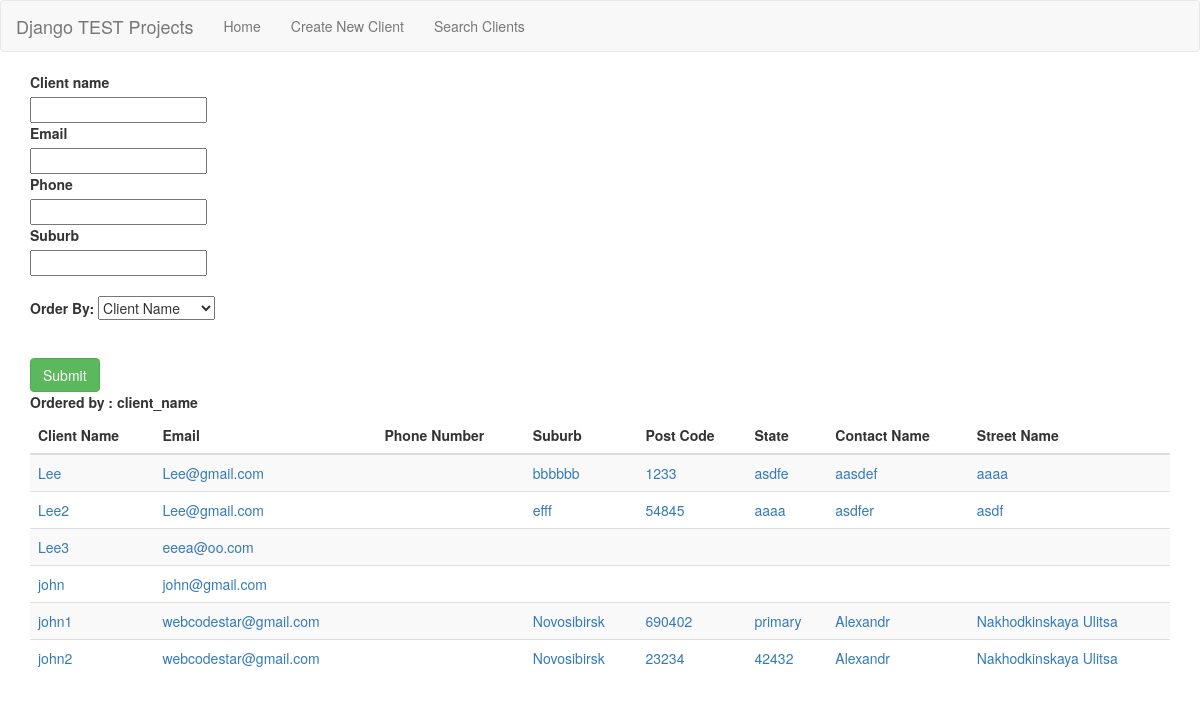
The app's page /search/ with its own data.
### clients/models.py (models this page shows, shortened)
class BaseModel(models.Model):
    class Meta:
        abstract = True
    created_at = models.DateTimeField(auto_now_add=True)
    updated_at = models.DateTimeField(auto_now=True)

class Client(BaseModel):
    client_name = models.CharField(max_length=255, unique=True)
    street_name = models.CharField(max_length=255)
    suburb = models.CharField(max_length=255)
    postcode = models.CharField(max_length=10)
    state = models.CharField(max_length=255)
    contact_name = models.CharField(max_length=255)
    email = models.EmailField(max_length=255)
    phone = models.CharField(max_length=20)
    class Meta:
      verbose_name = "Client"
      verbose_name_plural = verbose_name

### clients/views.py (the view)
# urls.py: url(r'^search/$', search, name='search'),
def search(request):
    orderby = request.GET.get('orderby', 'client_name')
    client_list = Client.objects.all().order_by(orderby)
    client_filer = ClientFilter(request.GET, queryset=client_list)
    return render(request, 'client_search.html', {'filter': client_filer, 'orderby': orderby})

### clients/templates/client_search.html (shortened to what this page needs)
{% extends 'base.html' %}
{% load crispy_forms_tags %}
{% block content %}
<form method="GET">
    {{ filter.form | crispy }}
    <br>
    <div class="form-group">
        <label>Order By: </label>
        <select name="orderby">
            <option value="client_name">Client Name</option>
        </select>
    </div>
    <br>
    <input type="submit" value="Submit" class="btn btn-success">
</form>
    <label>Ordered by : {{ orderby }}</label>
    <table class="table table-striped table-dark">
        <thead>
            <th scope="col">Client Name</th>
            <th scope="col">Email</th>
            <th scope="col">Phone Number</th>
            <th scope="col">Suburb</th>
            <th scope="col">Post Code</th>
            <th scope="col">State</th>
            <th scope="col">Contact Name</th>
            <th scope="col">Street Name</th>
        </thead>
        <tbody>
            {% for client in filter.qs %}
            <tr>
                <td><a href="{% url 'update' pk=client.pk %}">{{ client.client_name }}</a></td>
                <td><a href="{% url 'update' pk=client.pk %}">{{ client.email }}</a></td>
                <td><a href="{% url 'update' pk=client.pk %}">{{ client.phone_number }}</a></td>
                <td><a href="{% url 'update' pk=client.pk %}">{{ client.suburb }}</a></td>
                <td><a href="{% url 'update' pk=client.pk %}">{{ client.postcode }}</a></td>
                <td><a href="{% url 'update' pk=client.pk %}">{{ client.state }}</a></td>
                <td><a href="{% url 'update' pk=client.pk %}">{{ client.contact_name }}</a></td>
                <td><a href="{% url 'update' pk=client.pk %}">{{ client.street_name }}</a></td>
            </tr>
        {% endfor %}
        </tbody>
    </table>
{% endblock %}

### templates/base.html (shortened to what this page needs)
<!DOCTYPE html>
<html lang="en">
<head>
    <link rel="stylesheet" href="https://maxcdn.bootstrapcdn.com/bootstrap/3.4.0/css/bootstrap.min.css">
</head>
<body>
<nav class="navbar navbar-default">
    <div class="container-fluid">
        <div class="navbar-header">
        <a class="navbar-brand" href="#">Django TEST Projects</a>
        </div>
        <ul class="nav navbar-nav">
            <li><a href="{% url 'home' %}">Home</a></li>
            <li><a href="{% url 'create' %}">Create New Client</a></li>
            <li><a href="{% url 'search' %}">Search Clients</a></li>
        </ul>
    </div>
</nav>
<div class="container">
{% block content %}{% endblock %}
</div>
</body>
</html>

### records on screen
Client: client_name "Lee", email "Lee@gmail.com", suburb "bbbbbb", postcode "1233", state "asdfe", contact_name "aasdef", street_name "aaaa"
Client: client_name "Lee2", email "Lee@gmail.com", suburb "efff", postcode "54845", state "aaaa", contact_name "asdfer", street_name "asdf"
Client: client_name "Lee3", email "eeea@oo.com"
Client: client_name "john", email "john@gmail.com"
Client: client_name "john1", email "webcodestar@gmail.com", suburb "Novosibirsk", postcode "690402", state "primary", contact_name "Alexandr", street_name "Nakhodkinskaya Ulitsa"
Client: client_name "john2", email "webcodestar@gmail.com", suburb "Novosibirsk", postcode "23234", state "42432", contact_name "Alexandr", street_name "Nakhodkinskaya Ulitsa"

### other values on screen
{{ orderby }} "client_name"
